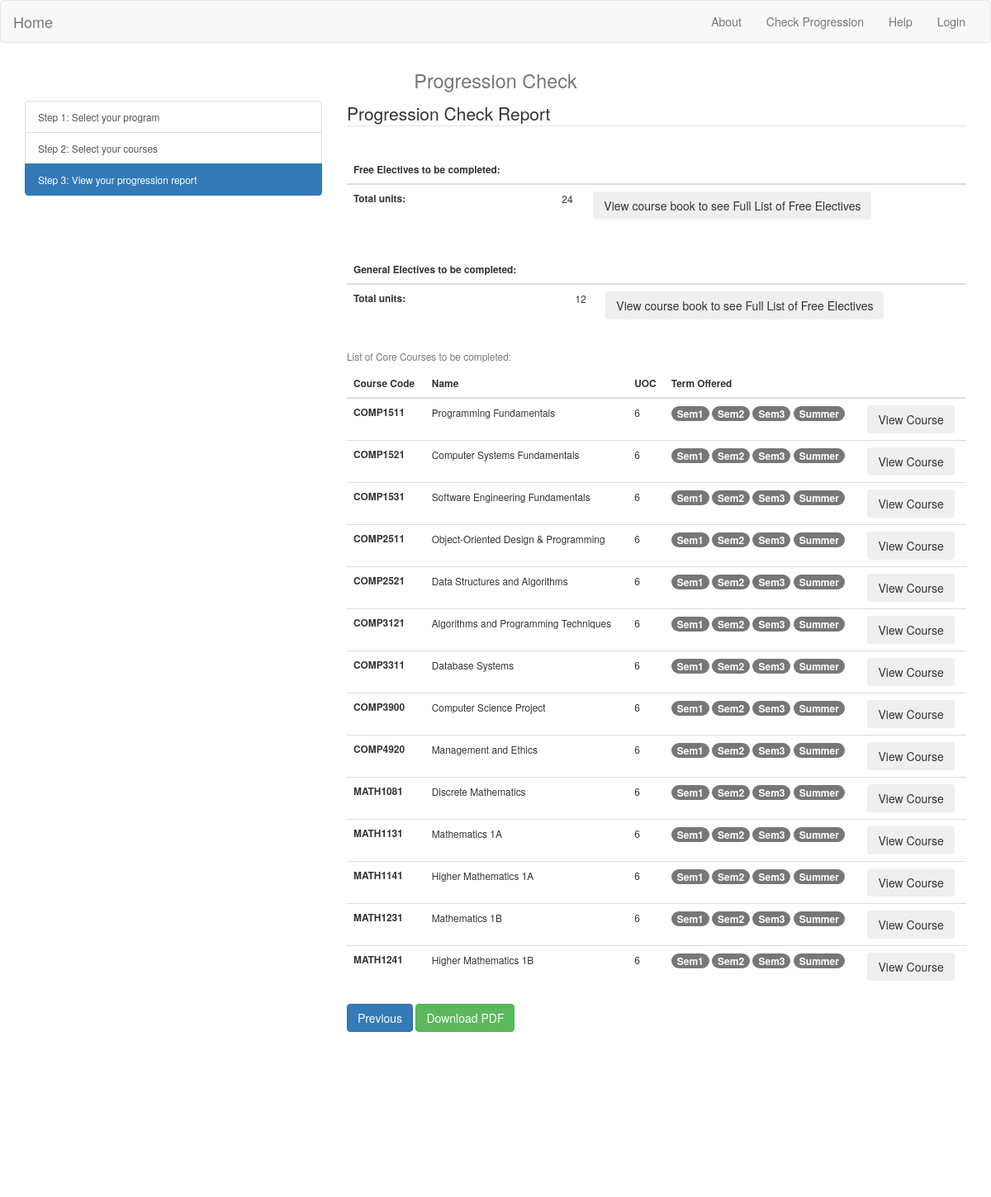
The page /step3/3778/2019/COMPD1 on the database its author committed.
### tables this page shows
CREATE TABLE COURSE
(
	course_code TEXT PRIMARY KEY,
	course_name TEXT,
	t1 INTEGER NOT NULL, --1 for offered, 0 for not
	t2 INTEGER NOT NULL, --1 for offered, 0 for not
	t3 INTEGER NOT NULL,  --1 for offered, 0 for not
	summer INTEGER NOT NULL,  --1 for offered, 0 for not
	is_gen INTEGER NOT NULL  --1 for this course is  a general education course, 0 is not
);

### app/routes.py (the view)
@app.route('/step3/<program_code>/<commence_year>/<major>', methods=["GET", "POST"])
def step3(program_code, commence_year, major):
	remaining_core_all_info = []
	if program_code == "3778":
		remaining_required_courses = cse_get_remaining_cores(program_code, commence_year, major, selected_courses_code)
		for course_code in remaining_required_courses:
			c = get_course_by_course_code(course_code)
			remaining_core_all_info.append(c)
	return render_template('step3.html', program_code = program_code, commence_year = commence_year, major = major, remaining_core_all_info = remaining_core_all_info)

### core_course.py (called while the page is built)
def cse_get_core_courses(major_code, commence_year):
	query = "SELECT course_code FROM MAJOR_REQUIRED_COURSE WHERE major_code = ?"
	payload = (major_code,)
	results = dbselect(query, payload)
	f_results = []
	for r in results:
		f_results.append(r[0])
	return f_results

def cse_get_remaining_cores(program_code, commence_year, major_code, courses_have_done):
	all_courses = cse_get_core_courses(major_code, commence_year)
	remaining_courses = list(all_courses)
	for course in all_courses:
		if(course in courses_have_done):
			remaining_courses.remove(course)
	return remaining_courses

### course.py (called while the page is built)
def get_course_by_course_code(course_code):
	query = "SELECT * FROM COURSE WHERE course_code = ?"
	payload = (course_code,)
	results = dbselect(query, payload)
	results = results[0]
	return results

### helper_functions.py (called while the page is built)
def dbselect(query, payload):
	connection = sqlite3.connect('Gradget.db')
	cursorObj = connection.cursor()
	if not payload:
	    rows = cursorObj.execute(query)
	else:
	    rows = cursorObj.execute(query,payload)
	results = []
	for row in rows:
	    results.append(row)
	cursorObj.close()
	return results

### app/templates/step3.html (shortened to what this page needs)
<!DOCTYPE html>
<html lang="en">
<head>
  <link href="/static/css/bootstrap.min.css" rel="stylesheet">
  <nav class="navbar navbar-default">
    <div class="container-fluid">
      <div class="navbar-header">
        <a class="navbar-brand" href="/">Home</a>
      </div>
      <div class="collapse navbar-collapse" id="bs-example-navbar-collapse-1">
        <ul class="nav navbar-nav navbar-right">
          <li><a href="#">About</a></li>
          <li><a href="/step1">Check Progression</a></li>
          <li><a href="#">Help</a></li>
          <li><a href="#">Login</a></li>
        </ul>
      </div>
    </div>
  </nav>
</head>
<body>
  <h1 class="text-center"> <small clss="text-muted">Progression Check</small></h1><small clss="text-muted">
  <div class="container">
    <div class="row">
      <div class="col-lg-4">
        <div class="list-group">
          <button type="button" class="list-group-item list-group-item-action">Step 1: Select your program</button>
          <button type="button" class="list-group-item list-group-item-action">Step 2: Select your courses</button>
          <button type="button" class="list-group-item list-group-item-action active">Step 3: View your progression report</button>
        </div>
      </div>
      <div class="col-lg-8">
        <form class="bd-example">
  <fieldset>
    <legend>Progression Check Report</legend>
  </fieldset></form>
  <div class="table-responsive">
  <table class="table">
    <caption></caption>
  <thead>
    <tr>
      <th scope="col">Free Electives to be completed:</th>
      <th scope="col"></th>
      <th scope="col"></th>
    </tr>
  </thead>
  <tbody>
    <tr>
      <th scope="row">Total units:</th>
      <td>24</td>
      <td><button type="button" class="btn btn-outline-danger">View course book to see Full List of Free Electives</button></td>
    </tr>
  </tbody>
  </table>
  <table class="table">
    <caption></caption>
  <thead>
    <tr>
      <th scope="col">General Electives to be completed:</th>
      <th scope="col"></th>
      <th scope="col"></th>
    </tr>
  </thead>
  <tbody>
    <tr>
      <th scope="row">Total units:</th>
      <td>12</td>
      <td><button type="button" class="btn btn-outline-danger">View course book to see Full List of Free Electives</button></td>
    </tr>
  </tbody>
  </table>
<table class="table">
    <caption>List of Core Courses to be completed:</caption>
  <thead>
    <tr>
      <th scope="col">Course Code</th>
      <th scope="col">Name</th>
      <th scope="col">UOC</th>
      <th scope="col">Term Offered</th>
      <th scope="col"></th>
    </tr>
  </thead>
  <tbody>
    {% for course in remaining_core_all_info %}
    <tr>
      <th scope="row">{{course[0]}}</th>
      <td>{{course[1]}}</td>
      <td>6</td>
      <td>
        <span class="badge badge-success">Sem1</span>
        <span class="badge badge-warning">Sem2</span>
        <span class="badge badge-warning">Sem3</span>
        <span class="badge badge-info">Summer</span>
      </td>
      <td><button type="button" class="btn btn-outline-danger">View Course</button></td>
</tr>
    {% endfor %}
  </tbody>
  </table>
</div>
      <button type="button" class="btn btn-primary" data-toggle="modal" data-target="#previousAlertModal">Previous</button>
      <button type="button" class="btn btn-success">Download PDF</button>
      </div>
    </div>
  </div>
</small>
<div class="container-fluid" style="height: 200px">
</div>
</body>
</html>

### rows shown on the page
COURSE: course_code "COMP1511", course_name "Programming Fundamentals"
COURSE: course_code "COMP1521", course_name "Computer Systems Fundamentals"
COURSE: course_code "COMP1531", course_name "Software Engineering Fundamentals"
COURSE: course_code "COMP2511", course_name "Object-Oriented Design & Programming"
COURSE: course_code "COMP2521", course_name "Data Structures and Algorithms"
COURSE: course_code "COMP3121", course_name "Algorithms and Programming Techniques"
COURSE: course_code "COMP3311", course_name "Database Systems"
COURSE: course_code "COMP3900", course_name "Computer Science Project"
COURSE: course_code "COMP4920", course_name "Management and Ethics"
COURSE: course_code "MATH1081", course_name "Discrete Mathematics"
COURSE: course_code "MATH1131", course_name "Mathematics 1A"
COURSE: course_code "MATH1141", course_name "Higher Mathematics 1A"
COURSE: course_code "MATH1231", course_name "Mathematics 1B"
COURSE: course_code "MATH1241", course_name "Higher Mathematics 1B"
